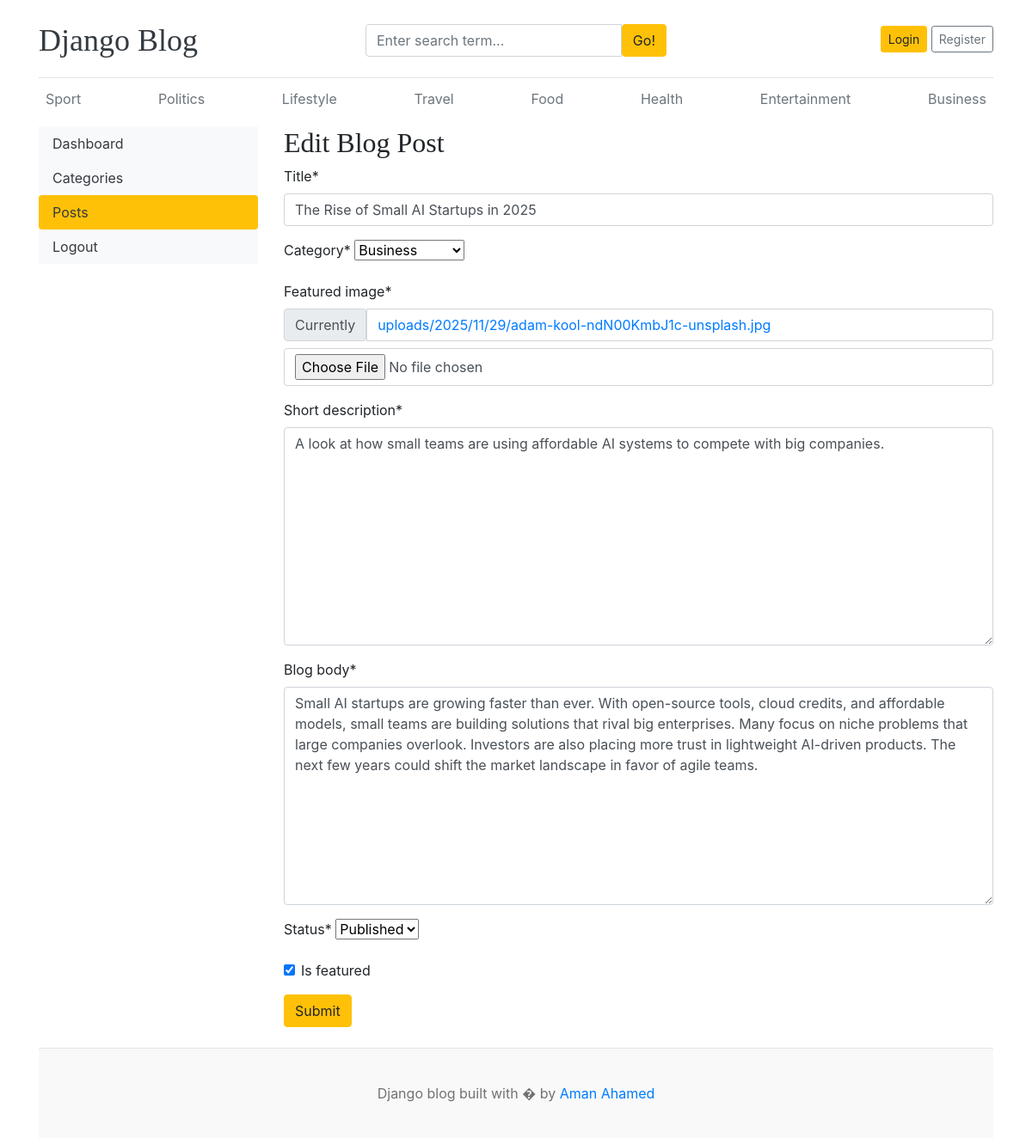
Screenshot of /dashboard/posts/edit/2/ with the database file from the repository.
### blogs/models.py (models this page shows, shortened)
class Category(models.Model):
    category_name = models.CharField(max_length=100, unique=True)
    created_at = models.DateTimeField(auto_now_add=True)
    updated_at = models.DateTimeField(auto_now=True)
    class Meta:
        verbose_name = "Category"
        verbose_name_plural = "Categories"
    def __str__(self):
        return self.category_name

class Blog(models.Model):
    title = models.CharField(max_length=200)
    slug = models.SlugField(max_length=200, unique=True, blank=True)
    category = models.ForeignKey(Category, on_delete=models.CASCADE)
    author = models.ForeignKey(User, on_delete=models.CASCADE)
    featured_image = models.ImageField(upload_to='uploads/%Y/%m/%d/')
    short_description = models.TextField(max_length=500)
    blog_body = models.TextField(max_length=2000)
    status = models.CharField(choices=STATUS_CHOICES, max_length=20, default="Draft")
    is_featured = models.BooleanField(default=False)
    created_at = models.DateTimeField(auto_now_add=True)
    updated_at = models.DateTimeField(auto_now=True)
    class Meta:
        verbose_name = "Blog"
        verbose_name_plural = "Blogs"

### dashboards/views.py (the view, shortened to what this page needs)
# urls.py: path('posts/edit/<int:pk>/', views.edit_post, name="edit_post"),
def edit_post(request, pk):
    post = get_object_or_404(Blog, pk=pk)
    form = BlogPostForm(instance=post)
    context = {
        "form": form,
        'post': post
    }
    return render(request, 'dashboard/edit_post.html', context)

### dashboards/forms.py
class BlogPostForm(forms.ModelForm):
    class Meta:
        model = Blog
        fields = ('title', 'category', 'featured_image','short_description','blog_body','status','is_featured')

### blogs/context_processors.py (called while the page is built)
def get_categories(request):
    categories = Category.objects.all()
    return dict(categories=categories)

def get_social_links(request):
    social_links = SocialLink.objects.all()
    return dict(social_links=social_links)

### templates/dashboard/edit_post.html (shortened to what this page needs)
{% extends "base.html" %}
{% block content %}
{% load crispy_forms_tags %}
<div class="row">
  {% include 'dashboard/sidebar.html' %}
  <div class="col-md-9">
    <h2>Edit Blog Post</h2>
    <form action="{% url 'edit_post' post.id %}" method="POST" enctype="multipart/form-data">
        {{ form | crispy }}
        <button type="submit" class="btn btn-warning">Submit</button>
    </form>
    <br/>
  </div>
</div>
{% endblock %}

### templates/base.html (shortened to what this page needs)
{% load static %}
<!DOCTYPE html>
<html lang="en">
<head>
    <link href="https://getbootstrap.com/docs/4.0/dist/css/bootstrap.min.css" rel="stylesheet">
    <link href="{% static 'css/blog.css' %}" rel="stylesheet">
    <link rel="stylesheet" href="https://cdnjs.cloudflare.com/ajax/libs/font-awesome/7.0.1/css/fontawesome.min.css">
  </head>
<body>
    <div class="container">
      <header class="blog-header py-3">
        <div class="row flex-nowrap justify-content-between align-items-center">
          <div class="col-4 pt-1">
            <a class="blog-header-logo text-dark" href="/">Django Blog</a>
          </div>
          <div class="col-4 pt-1">
            <form action="{% url 'blog_search' %}" method="GET">
              <div class="input-group">
                        <input class="form-control" type="text" name="keyword" value="{{keyword}}" placeholder="Enter search term..." aria-label="Enter search term..." aria-describedby="button-search" />
                        <button type="submit" class="btn btn-warning" id="button-search" type="button">Go!</button>
              </div>
            </form>
          </div>
          <div class="col-4 d-flex justify-content-end align-items-center">
            {% if not user.is_authenticated %}
            <a class="btn btn-sm btn-warning" href="{% url 'login' %}">Login</a> &nbsp;
            <a class="btn btn-sm btn-outline-secondary" href="{% url 'register' %}">Register</a>
            {% else %}
            <span class="mr-2"><a href="{% url 'dashboard' %}">Dashboard</a></span>
            &nbsp;
            <a class="btn btn-sm btn-outline-secondary" href="{% url 'logout' %}">Logout</a>
            {% endif %}
          </div>
        </div>
      </header>
      <div class="nav-scroller py-1 mb-2">
        <nav class="nav d-flex justify-content-between">
          {% for category in categories %}
            <a class="p-2 text-muted" href="{% url 'posts_by_category' category.id %}">{{ category.category_name }}</a>
          {% endfor %}
        </nav>
      </div>
{% block content %}
{% endblock %}
 <footer class="blog-footer">
  <p>Django blog built with � by <a href="#">Aman Ahamed</a></p>
</footer>
</body>
</html>

### blog_main/static/css/blog.css (style rules this page uses)
.blog-header { border-bottom: 1px solid #e5e5e5; }
.blog-header-logo { font-family: "Playfair Display", Georgia, "Times New Roman", serif; font-size: 2.25rem; }
h1, h2, h3, h4, h5, h6 { font-family: "Playfair Display", Georgia, "Times New Roman", serif; }
.blog-footer { padding: 2.5rem 0; color: #727272; text-align: center; background-color: #f9f9f9; border-top: .05rem solid #e5e5e5; }
.blog-footer p:last-child { margin-bottom: 0; }

### rows the page displays
Category: category_name "Sport"
Category: category_name "Politics"
Category: category_name "Lifestyle"
Category: category_name "Travel"
Category: category_name "Food"
Category: category_name "Health"
Category: category_name "Entertainment"
Category: category_name "Business"
Blog: title "The Rise of Small AI Startups in 2025", category "Business", short_description "A look at how small teams are using affordable AI systems to compete with big companies.", blog_body "Small AI startups are growing faster than ever. With open-source tools, cloud credits, and affordable models, small teams are building solutions that rival big enterprises. Many focus on niche problems that large companies overlook. Investors are also placing more trust in lightweight AI-driven products. The next few years could shift the market landscape in favor of agile teams.", status "Published", is_featured "☑"
